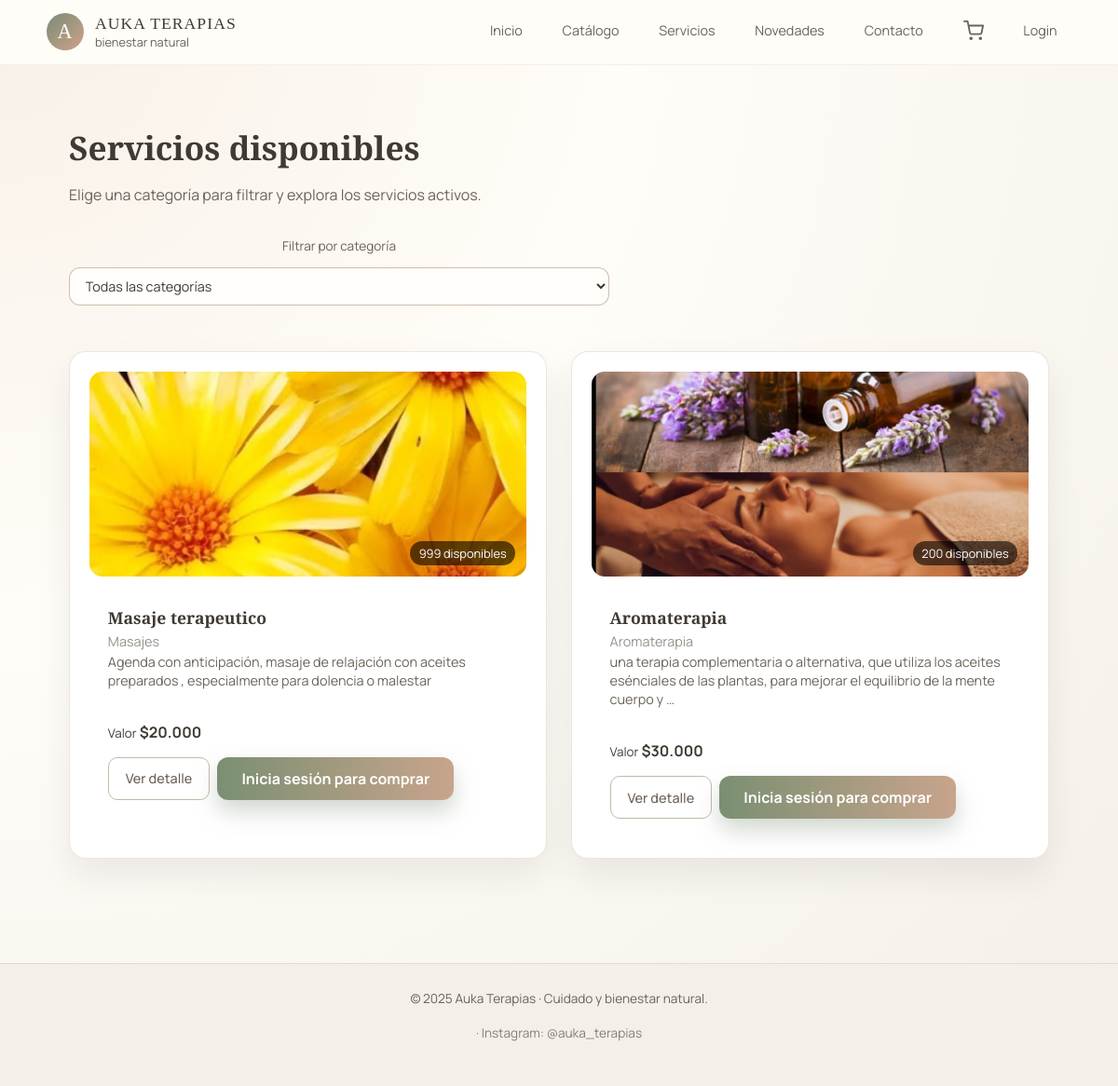
The app's page /servicios/ with its own data.
### catalogo/models.py (models this page shows, shortened)
class Product(models.Model):
    TIPO_CHOICES = Category.TIPO_CHOICES
    tipo = models.CharField(max_length=10, choices=TIPO_CHOICES, default='catalogo')
    categoria = models.ForeignKey(Category, on_delete=models.CASCADE, related_name='productos')
    nombre = models.CharField(max_length=50)
    descripcion = models.TextField(max_length=255)
    precio = models.DecimalField(max_digits=10, decimal_places=2)
    imagen = models.ImageField(upload_to='productos/', blank=True, null=True)
    stock = models.PositiveIntegerField(default=0)
    activo = models.BooleanField(default=True)
    destacado = models.BooleanField(default=False, verbose_name="¿Destacado en Home?")

class Category(models.Model):
    TIPO_CHOICES = (
        ('catalogo', 'Catálogo'),
        ('servicio', 'Servicio'),
    )
    nombre = models.CharField(max_length=50)
    tipo = models.CharField(max_length=10, choices=TIPO_CHOICES)
    descripcion = models.TextField(blank=True)
    class Meta:
        verbose_name = 'Categoría'
        verbose_name_plural = 'Categorías'

### servicios/views.py (the view)
# urls.py: path('servicios/', include('servicios.urls')),
def servicios(request):
    categoria_id = request.GET.get('categoria')
    servicios_qs = Product.objects.filter(
        tipo='servicio',
        activo=True,
        stock__gt=0,
    ).select_related('categoria')
    if categoria_id:
        servicios_qs = servicios_qs.filter(categoria_id=categoria_id)
    categorias = Category.objects.filter(tipo='servicio')
    paginator = Paginator(servicios_qs, 6)
    page_number = request.GET.get('page')
    page_obj = paginator.get_page(page_number)
    return render(request, 'servicios/servicios.html', {
        'servicios': page_obj.object_list,
        'page_obj': page_obj,
        'categorias': categorias,
        'categoria_seleccionada': categoria_id,
    })

### carrito/context_processors.py (called while the page is built)
def contador_carrito(request):
    cart = request.session.get('cart', {})
    total_items = sum(cart.values())
    return {'total_items': total_items}

### core/templatetags/filtros_extra.py (called while the page is built)
@register.filter
def clp(value):
    try:
        value = int(value)
        return "${:,.0f}".format(value).replace(",", ".")
    except (ValueError, TypeError):
        return value

### servicios/templates/servicios/servicios.html (shortened to what this page needs)
{% extends 'core/base.html' %}
{% load static %}
{% load filtros_extra %}{% block title %}Servicios - Auka Terapias{% endblock %}
{% block content %}
<section class="services-section">
    <header class="services-header">
        <h1>Servicios disponibles</h1>
        <p class="lead">Elige una categoría para filtrar y explora los servicios activos.</p>
        <form method="get" class="services-filter" aria-label="Filtro de servicios">
            <label for="categoria">Filtrar por categoría</label>
            <select name="categoria" id="categoria" onchange="this.form.submit()">
                <option value="">Todas las categorías</option>
            </select>
        </form>
</header>
    <div class="grid services-grid fila-1">
        {% for servicio in servicios|slice:":3" %}
            <article class="card card--service">
                <div class="card-image-wrapper">
                    <a href="{% url 'catalogo:producto_detalles' servicio.pk %}" style="display: block;">
                        {% if servicio.imagen %}
                            <img src="{{ servicio.imagen.url }}" alt="{{ servicio.nombre }}" class="card-image">
                        {% else %}
                            <img src="{% static 'images/placeholder.png' %}" alt="sin imagen" class="card-image">
                        {% endif %}
                    </a>
                    <span class="badge badge--stock">
                        {{ servicio.stock }} disponibles
                    </span>
                </div>
                <div class="card-body">
                    <h3 class="card-title">{{ servicio.nombre }}</h3>
                    {% if servicio.categoria %}
                        <p class="card-category">{{ servicio.categoria.nombre }}</p>
                    {% endif %}
                    <p class="card-description">
                        {{ servicio.descripcion|truncatewords:22 }}
                    </p>
                </div>
                <div class="card-footer card-footer--split">
                    <div class="card-price">
                        <small>Valor</small>
                        <strong>{{ servicio.precio|clp }}</strong>
                    </div>
                    <div class="card-actions">
                        <a href="{% url 'catalogo:producto_detalles' servicio.pk %}" class="btn btn-ghost">
                            Ver detalle
                        </a>
                    {% if user.is_authenticated %}
                         {% if servicio.activo and servicio.stock > 0 %}
                        <a href="{% url 'carrito:cart_add' servicio.pk %}" class="btn btn-primary">
                            Añadir al carrito
                        </a>
                        {% endif %}
                    {% else %}
                        <a href="{% url 'login:login' %}" class="btn btn-primary">
                            Inicia sesión para comprar
                        </a>
                    {% endif %}
                    </div>
                </div>
            </article>
        {% endfor %}
    </div>
</section>
{% endblock %}

### static/css/styles.css (style rules this page uses)
:root { --color-bg: #FFFDF8; --color-bg-soft: #F4EFE8; --color-bg-card: #FFFFFF; --color-primary: #7A8C76; --color-primary-soft: #A9B7A0; --color-accent: #CFA28A; --color-text: #3F3A33; --color-text-soft: #6B635A; --shadow-soft: 0 18px 38px rgba(0, 0, 0, 0.07); --radius-lg: 18px; }
*, *::before, *::after { box-sizing: border-box; }
body { margin: 0; padding: 0; font-family: "Manrope", system-ui, -apple-system, BlinkMacSystemFont, sans-serif; color: var(--color-text); background: radial-gradient(circle at top left, #F8F0E7, #FFFDF8 40%, #F4EFE8 100%); }
h1, h2, h3, h4 { font-family: "Playfair Display", serif; color: var(--color-text); margin-top: 0; }
h1 { font-size: 2.2rem; margin-bottom: 0.4rem; }
p { line-height: 1.7; color: var(--color-text-soft); margin-top: 0; }
a { color: var(--color-primary); text-decoration: none; }
.btn { display: inline-flex; align-items: center; justify-content: center; border-radius: 999px; padding: 0.6rem 1.4rem; font-size: 0.9rem; border: none; cursor: pointer; text-decoration: none; transition: transform 0.13s ease, box-shadow 0.13s ease, background 0.13s ease; font-weight: 500; }
.btn-primary { background: linear-gradient(135deg, var(--color-primary), var(--color-accent)); color: #FFFDF8; box-shadow: 0 12px 24px rgba(122, 140, 118, 0.35); }
.btn-ghost { border: 1px solid rgba(122, 140, 118, 0.35); background: rgba(255, 253, 248, 0.8); color: var(--color-text); }
.grid { display: grid; grid-template-columns: repeat(auto-fit, minmax(230px, 1fr)); gap: 1.6rem; margin: 1.6rem 0 2rem; }
.card { background: var(--color-bg-card); border-radius: var(--radius-lg); padding: 1.3rem 1.3rem 1.4rem; box-shadow: var(--shadow-soft); border: 1px solid rgba(214, 196, 175, 0.42); display: flex; flex-direction: column; gap: 0.5rem; }
.card img { width: 100%; border-radius: 14px; object-fit: cover; max-height: 260px; }
.card h3 { margin: 0.5rem 0 0.1rem; font-size: 1.1rem; }
.card p { margin: 0; font-size: 0.9rem; }
.card-footer { margin-top: 0.6rem; display: flex; align-items: center; justify-content: space-between; gap: 0.8rem; flex-wrap: wrap; }
form { margin: 1rem 0 1.5rem; display: flex; flex-direction: column; gap: 0.9rem; max-width: 580px; }
label { font-size: 0.85rem; color: var(--color-text-soft); margin-bottom: 0.1rem; display: block; }
input[type="text"], input[type="email"], input[type="number"], select, textarea { width: 100%; border-radius: 12px; border: 1px solid rgba(187, 164, 138, 0.7); padding: 0.55rem 0.8rem; background: #FFFEFB; font-family: inherit; font-size: 0.9rem; color: var(--color-text); }
.services-section { margin-top: 2rem; }
.services-header { display: flex; flex-direction: column; gap: .5rem; margin-bottom: 1.5rem; }
.services-filter { display: flex; align-items: center; gap: .75rem; margin-top: .5rem; }
.services-grid .card--service { display: flex; flex-direction: column; overflow: hidden; }
.card-image-wrapper { position: relative; }
.card-image { width: 100%; height: 220px; object-fit: cover; display: block; }
.badge.badge--stock { position: absolute; bottom: .75rem; right: .75rem; padding: .25rem .6rem; border-radius: 999px; font-size: .8rem; background: rgba(0,0,0,.6); color: #fff; }
.card-body { padding: 1rem 1.25rem 0; }
.card-title { margin: 0 0 .25rem; }
.card-category { font-size: .85rem; opacity: .7; margin-bottom: .5rem; }
.card-description { font-size: .9rem; line-height: 1.4; }
.card-footer--split { display: flex; justify-content: space-between; align-items: center; gap: 1rem; padding: 1rem 1.25rem 1.25rem; }
.card-actions { display: flex; flex-wrap: wrap; gap: .5rem; justify-content: flex-end; }
.btn-primary { background: linear-gradient(90deg, #7a8f72, #c8a48c); border: none; padding: 12px 26px; font-size: 16px; font-weight: bold; border-radius: 12px; color: white; cursor: pointer; transition: 0.2s ease; }
.btn-ghost { padding: 10px 18px; border-radius: 10px; border: 1px solid #c4b9a8; color: #6e6257; background: white; transition: .2s; }

### records on screen
Product: imagen (picture), stock "999", nombre "Masaje terapeutico", categoria.nombre "Masajes", descripcion "Agenda con anticipación, masaje de relajación con aceites preparados , especialmente para dolencia o malestar", precio|clp "$20.000"
Product: imagen (picture), stock "200", nombre "Aromaterapia", categoria.nombre "Aromaterapia", descripcion "una terapia complementaria o alternativa, que utiliza los aceites esénciales de las plantas, para mejorar el equilibrio de la mente cuerpo y …", precio|clp "$30.000"
